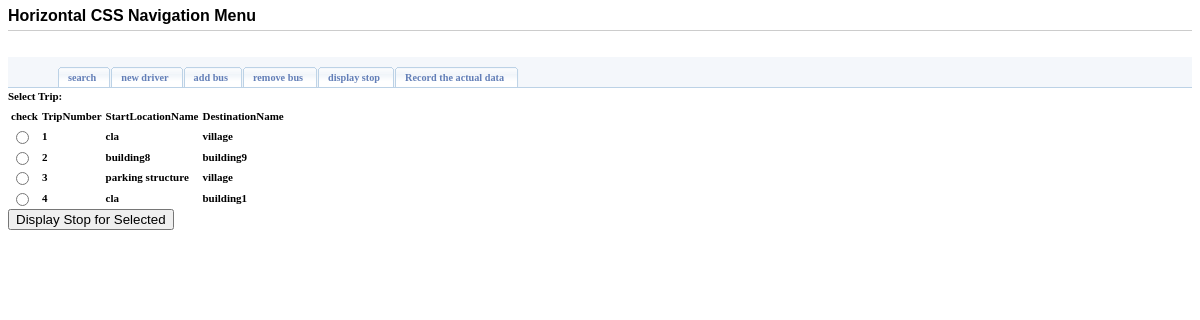
Screenshot of /displaystop.php with the database file from the repository.
### tables this page shows
CREATE TABLE IF NOT EXISTS trip (
  TripNumber int(11) NOT NULL auto_increment,
  StartLocationName varchar(50) NOT NULL,
  DestinationName varchar(50) NOT NULL,
  PRIMARY KEY  (TripNumber)
);

### displaystop.php (called while the page is built, shortened)
<?
require_once('header.php');
require_once('selecttrip.inc.php');
?>
<?php include('footer.php'); ?>

### selecttrip.inc.php (the view, shortened to what this page needs)
<form action="<?php echo $_SERVER['PHP_SELF']; ?>" method="post">
<?php
  $mysqli=getsqlconn() or die("Connect failed: ".mysqli_connect_error());
  $query=sprintf("select * from trip");
  $result = $mysqli->query($query) or die("failed run the select query".$mysqli->error);
      echo("Select Trip:<br/>");
    echo '<table><tr>';
  echo '<th>check</th>';
   while($fieldData=$result->fetch_field()){
        echo "<th>".$fieldData->name."</th>";
    }
    echo '</tr>';
    while($row = $result->fetch_row()) {
      echo '<tr>';
	printf('<td><input type="radio" name="whichdisplay" value="%d"/></td>',htmlentities($row[0]));
	for($i=0;$i<$result->field_count;$i++){
	  echo "<td>".htmlentities($row[$i])."</td>";
	}
      echo '</tr>';
    }
    echo '</table>';
?>
<input type="submit" name="DisplayStop" value="Display Stop for Selected"/>
</form>

### header.php (shortened to what this page needs)
<!DOCTYPE html PUBLIC "-//W3C//DTD XHTML 1.0 Transitional//EN" "http://www.w3.org/TR/xhtml1/DTD/xhtml1-transitional.dtd">
<html xmlns="http://www.w3.org/1999/xhtml">
<head>
<link rel="stylesheet" href="style.css" type="text/css" />
</head>
<body>
<h1>Horizontal CSS Navigation Menu</h1>
<hr />
<div id="tabs">
  <ul>
    <li><a href="search.php"><span>search</span></a></li>
    <li><a href="newdriver.php"><span>new driver</span></a></li>
    <li><a href="addbus.php"><span>add bus</span></a></li>
    <li><a href="delbus.php"><span>remove bus</span></a></li>
    <li><a href="displaystop.php"><span>display stop</span></a></li>
    <li><a href="selecttripstop.php"><span>Record the actual data</span></a></li>
  </ul>
</div>
<div id="content">

### footer.php (shortened to what this page needs)
</div>
</body>
</html>

### style.css (style rules this page uses)
body { font: bold 11px/1.5em Verdana; }
h1 { font-family:Verdana, Arial, Helvetica, sans-serif; font-size:16px; font-weight:bold; margin:0; padding:0; }
hr { border:none; border-top:1px solid #CCCCCC; height:1px; margin-bottom:25px; }
#tabs { float:left; width:100%; background:#F4F7FB; font-size:93%; line-height:normal; border-bottom:1px solid #BCD2E6; }
#tabs ul { margin:0; padding:10px 10px 0 50px; list-style:none; }
#tabs li { display:inline; margin:0; padding:0; }
#tabs a { float:left; background:url("tableft.gif") no-repeat left top; margin:0; padding:0 0 0 4px; text-decoration:none; }
#tabs a span { float:left; display:block; background:url("tabright.gif") no-repeat right top; padding:5px 15px 4px 6px; color:#627EB7; }
#tabs a span { float:none; }

### rows the page displays
trip: TripNumber "1", StartLocationName "cla", DestinationName "village"
trip: TripNumber "2", StartLocationName "building8", DestinationName "building9"
trip: TripNumber "3", StartLocationName "parking structure", DestinationName "village"
trip: TripNumber "4", StartLocationName "cla", DestinationName "building1"

### other values shown
$fieldData->name "TripNumber"
$fieldData->name "StartLocationName"
$fieldData->name "DestinationName"
